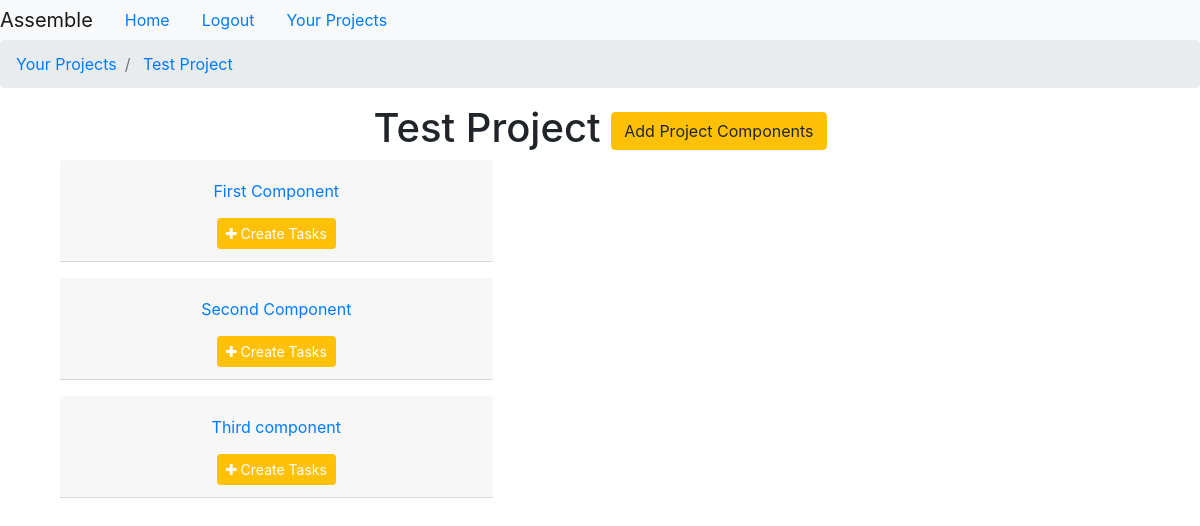
/home/project-detail/test-project/ (signed in), run on the app's committed database.
### assemble/models.py (models this page shows, shortened)
class Project(models.Model):
    name = models.CharField(max_length=60)
    description = models.TextField(max_length=400)
    user = models.ManyToManyField(User)
    slug = models.SlugField(max_length=100,unique=True,blank=True,null=True)
    completed= models.BooleanField(default=False)
    def __str__(self):
        return self.name

class ProjectComponent(models.Model):
    name = models.CharField(max_length=60)
    description = models.CharField(max_length=200)
    slug = models.SlugField(max_length=100,unique=True,blank=True,null=True)
    completed = models.BooleanField(default=False)
    task = models.ForeignKey('self',null=True,default=None,related_name="component",on_delete=models.CASCADE)
    project = models.ForeignKey(Project,on_delete=models.CASCADE)

### assemble/views.py (the view)
# urls.py: path('project-detail/<project_slug>/',project_detail_view,name="project-detail"),
@login_required
def project_detail_view(request,project_slug):
    project = Project.objects.filter(user=request.user).get(slug=project_slug)
    project_components = ProjectComponent.objects.filter(project__name=project).filter(task=None)
    context = {
        'project':project,
        'project_components':project_components
    }
    return render(request,'assemble/project_detail.html',context)

### templates/assemble/project_detail.html (shortened to what this page needs)
{% extends 'assemble/base.html' %}
{% block breadcrumb %}
    <li class="breadcrumb-item">
        <a href="{% url 'project-list' %}">
            Your Projects
        </a>
    </li>
    <li class="breadcrumb-item">
        <a href="{% url 'project-detail' project.slug %}"> {{ project.name }} </a>
    </li>
{% endblock breadcrumb %}
{% block content %}
<div class="container text-center">
    <h1>{{ project.name }} <a class="btn btn-warning" href="{% url 'project-component-create' project.slug %}">Add Project Components</a></h1>
        {% for component in project_components %}
            <div id="toggle-{{component.slug}}" class="mb-3">
                <div class="col-5">
                        <div class="card-header" id="heading-{{component.slug}}">
                            <h5>
                                <button class="btn btn-link" data-toggle="collapse" data-target="#collapse-{{component.slug}}" aria-expanded = "true" aria-controls="collapse-{{component.slug}}">
                                    {{component.name}}
                                </button>
                            </h5>
                            <button class="btn btn-warning btn-sm btn-link text-white" data-toggle = "collapse" data-target = "#collapse-test" aria-expanded = "true" aria-controls= "collapse-test" style="text-decoration:none;"><i class="fa fa-plus"></i> Create Tasks</a>
                        </div>
                </div>
            </div>
        {% endfor %}
</div>
{% endblock content %}

### data on the page
Project: name "Test Project"
ProjectComponent: name "First Component"
ProjectComponent: name "Second Component"
ProjectComponent: name "Third component"
